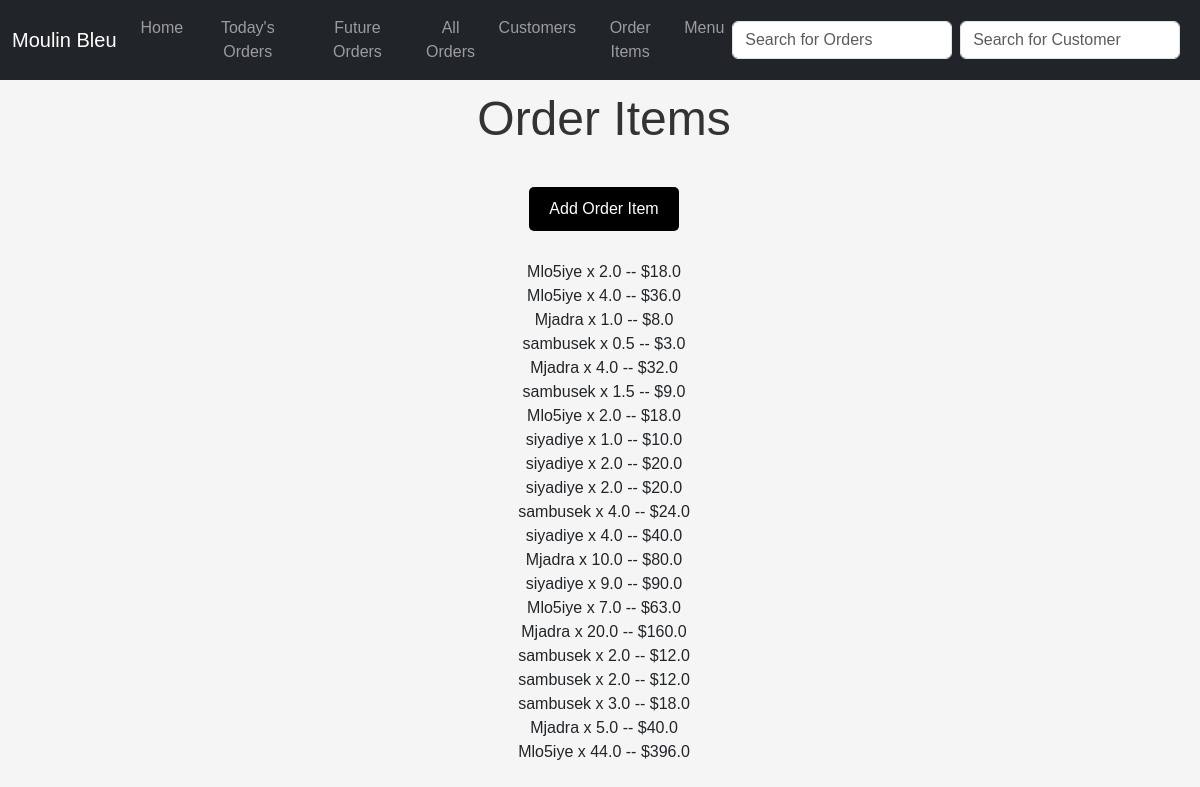
Page /order_items on the earlier database version.
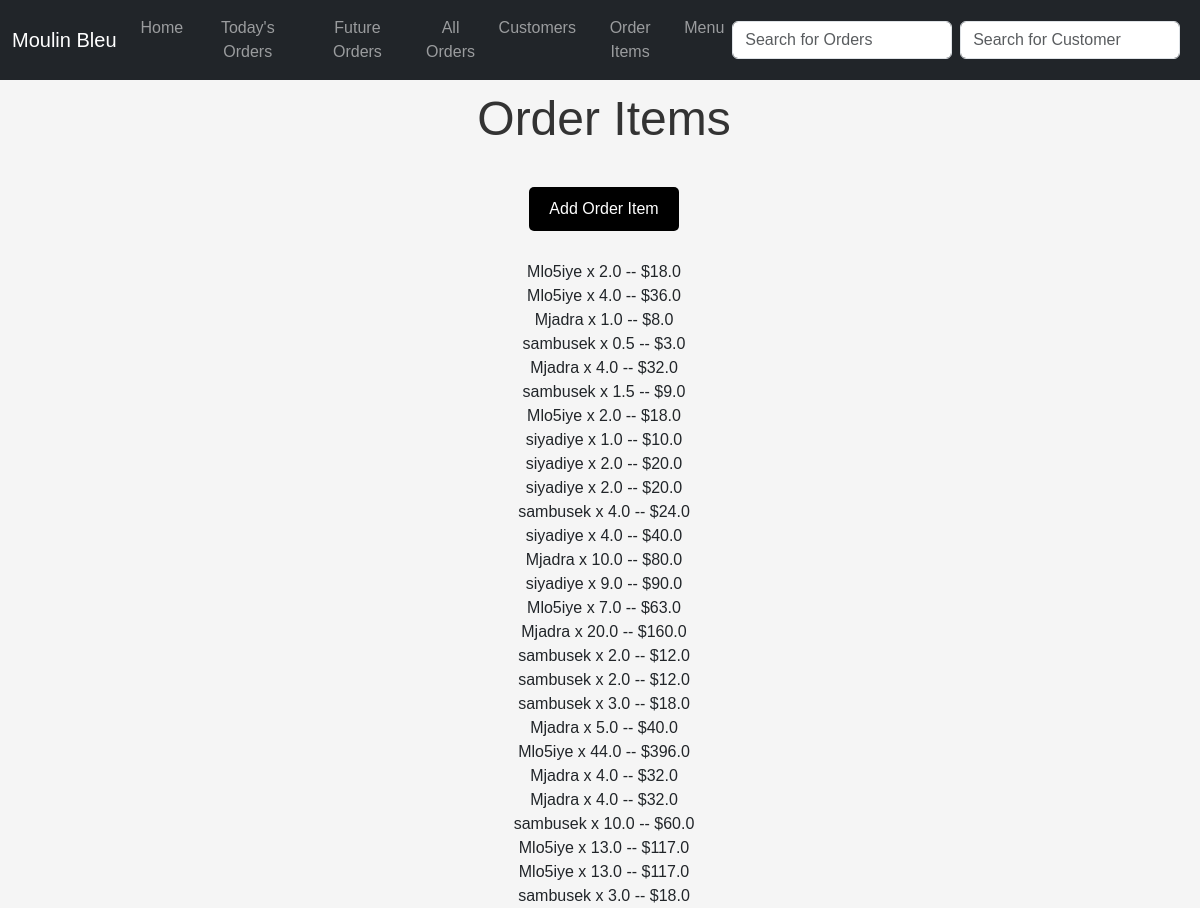
Same page on the later database version.
### ordersapp/models.py (models this page shows, shortened)
class OrderItem(models.Model):
    food_item = models.ForeignKey(FoodItem, on_delete=models.CASCADE)
    quantity = models.FloatField()
    @property
    def price(self):
        return self.food_item.price * self.quantity

### menuapp/models.py (models this page shows, shortened)
class FoodItem(models.Model):
    name = models.CharField(max_length=255)
    price = models.IntegerField()
    notes = models.TextField()
    plat_du_jour = models.BooleanField(default=False)

### ordersapp/views.py (the view)
# urls.py: path("order_items", OrderItemsView.as_view(), name="order_items"),
class OrderItemsView(ListView):
    model = OrderItem
    template_name = "order_items.html"
    context_object_name = "order_items"

### ordersapp/templates/order_items.html (shortened to what this page needs)
{% extends 'base.html' %}
{%block content %}
<h1>Order Items</h1>
<br>
<div style="text-align: center;">
    <a href="{% url 'add_order_item' %}">
        <button class="btn btn-dark">Add Order Item</button>
    </a>
</div>
<br>
<ul>
    {% for order_item in order_items %}
    <li>
        {{order_item.food_item.name}} x {{order_item.quantity}} --
        ${{order_item.price}}
        <br>
    </li>
    {% endfor %}
</ul>
{% endblock %}

Differences in the rows shown:
added OrderItem: food_item.name "Mjadra", quantity "4.0", price "32.0"
added OrderItem: food_item.name "Mjadra", quantity "4.0", price "32.0"
added OrderItem: food_item.name "sambusek", quantity "10.0", price "60.0"
added OrderItem: food_item.name "Mlo5iye", quantity "13.0", price "117.0"
added OrderItem: food_item.name "Mlo5iye", quantity "13.0", price "117.0"
added OrderItem: food_item.name "sambusek", quantity "3.0", price "18.0"
